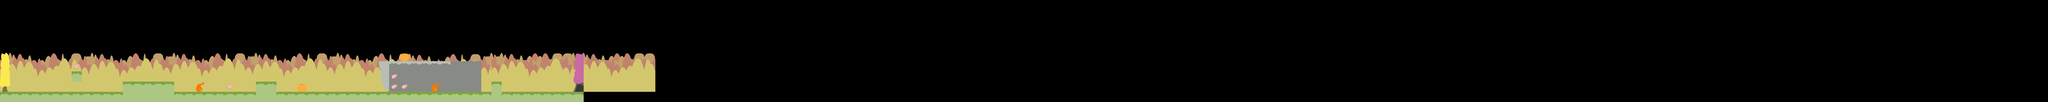

A level layout from a 2D game, rendered from its tile map. Below: a short description, then the map file with tile-grid data replaced by summaries:
An orthogonal 200x10 tile map with 128x128 px tiles, 7 tile layers (Background, Portal, Platforms, Walls, ...), 2 tilesets.

<map version="1.2" tiledversion="1.3.4" orientation="orthogonal" renderorder="right-down" width="200" height="10" tilewidth="128" tileheight="128" infinite="0" nextlayerid="11" nextobjectid="1">
 <tileset firstgid="1" name="autumn" tilewidth="130" tileheight="489" tilecount="13" columns="0">
  <grid orientation="orthogonal" width="1" height="1" />
  <tile id="0">
   <image width="128" height="128" source="images/grass.png" />
  </tile>
  <tile id="1">
   <image width="128" height="128" source="images/brown.png" />
  </tile>
  <tile id="2">
   <image width="128" height="128" source="images/green.png" />
  </tile>
  <tile id="3">
   <image width="128" height="128" source="images/loot_leaf.png" />
  </tile>
  <tile id="4">
   <image width="128" height="128" source="images/pumpkin.png" />
  </tile>
  <tile id="8">
   <image width="128" height="128" source="images/rockTile.png" />
  </tile>
  <tile id="9">
   <image width="128" height="489" source="images/treeWall.png" />
  </tile>
  <tile id="10">
   <image width="128" height="384" source="images/cliff_3tile.png" />
  </tile>
  <tile id="11">
   <image width="128" height="384" source="images/cliff_3tiles_upside.png" />
  </tile>
  <tile id="12">
   <image width="128" height="128" source="images/fire_a.png" />
  </tile>
  <tile id="13">
   <image width="130" height="128" source="images/insiderock.png" />
  </tile>
  <tile id="14">
   <image width="128" height="367" source="images/portal_top.png" />
  </tile>
  <tile id="15">
   <image width="128" height="128" source="images/portal_bottom.png" />
  </tile>
 </tileset>
 <tileset firstgid="17" name="backgrounds" tilewidth="1024" tileheight="504" tilecount="4" columns="0">
  <grid orientation="orthogonal" width="1" height="1" />
  <tile id="2">
   <image width="1024" height="489" source="images/backtrees.png" />
  </tile>
  <tile id="3">
   <image width="1024" height="95" source="images/backtreesTop.png" />
  </tile>
  <tile id="5">
   <image width="756" height="504" source="images/backtreesLeft6.png" />
  </tile>
  <tile id="6">
   <image width="504" height="504" source="images/backtreesRight4.png" />
  </tile>
 </tileset>
 <layer id="9" name="Background" width="200" height="10">
  <data>[2000 cells, 32 non-empty, 4 distinct tile ids]</data>
 </layer>
 <layer id="10" name="Portal" width="200" height="10">
  <data>[2000 cells, 1 non-empty, 1 distinct tile ids]</data>
 </layer>
 <layer id="1" name="Platforms" width="200" height="10" locked="1">
  <data>[2000 cells, 72 non-empty, 3 distinct tile ids]</data>
 </layer>
 <layer id="6" name="Walls" width="200" height="10" locked="1">
  <data>[2000 cells, 4 non-empty, 4 distinct tile ids]</data>
 </layer>
 <layer id="7" name="Enemy" width="200" height="10" locked="1">
  <data>[2000 cells, 2 non-empty, 1 distinct tile ids]</data>
 </layer>
 <layer id="4" name="Loot" width="200" height="10" locked="1">
  <data>[2000 cells, 5 non-empty, 1 distinct tile ids]</data>
 </layer>
 <layer id="5" name="Pumpkins" width="200" height="10" locked="1">
  <data>[2000 cells, 2 non-empty, 1 distinct tile ids]</data>
 </layer>
</map>